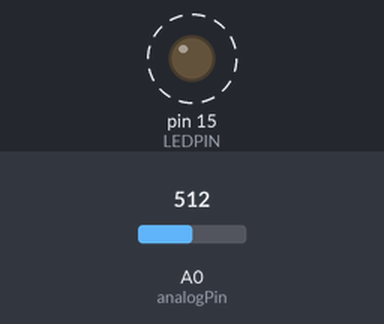
Bench run of a sketch on a simulated Arduino Uno, built with avr-gcc and run on an emulated ATmega328P. Shown: output pins drawn as LEDs (lit = HIGH). Dashed ring = blinking. Inputs (shaded band) come from the test bench; at power-on: A0 (analogPin) = 512.

Above: at 1.8 s.
1.9 s: A0 (analogPin) set to 0
At 2.8 s:
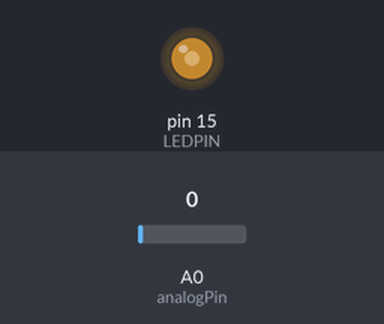
3.5 s: A0 (analogPin) set to 122
At 3.8 s:
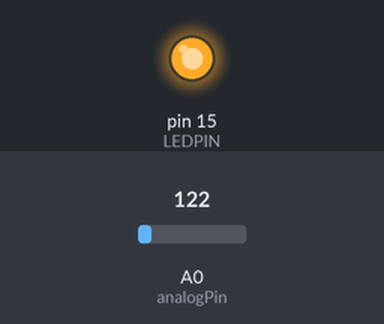
Timing chart, 0 to 13.0 s (numbered marks = the images above; inputs shaded):
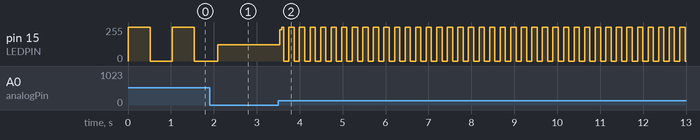

Measured:
- after the input at 3.5 s, pin 15 (LEDPIN): 122/255 → 235/255 at once, then moves between 0/255 and 255/255, repeating every 1.2 s
- by itself, pin 15 (LEDPIN): alternates 255/255 for 0.51 s and 0/255 for 0.51 s

The sketch:

lab1_task1.ino
```cpp
#define LEDPIN 15
int analogPin = A0;

void setup ()
{
pinMode(LEDPIN, OUTPUT);
}

void loop()
{
int value = analogRead(analogPin);
digitalWrite(LEDPIN, HIGH) ;
delay (value+1 ) ;
digitalWrite(LEDPIN, LOW ) ;
delay(value+1 ) ;
}
// Set the LED pi n (15) to a l ogic l {··3 . 3VI
// wait for 0 .. 5 seconds
// Clear the LED pin (151 t o a l ogi c 0 {~OVI
// wait f or 0 . 5 s,econds
```
